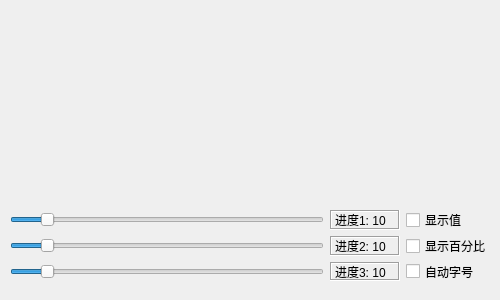
<?xml version="1.0" encoding="UTF-8"?>
<ui version="4.0">
 <class>frmProgressThree</class>
 <widget class="QWidget" name="frmProgressThree">
  <property name="geometry">
   <rect>
    <x>0</x>
    <y>0</y>
    <width>500</width>
    <height>300</height>
   </rect>
  </property>
  <property name="windowTitle">
   <string>Form</string>
  </property>
  <widget class="ProgressThree" name="progressThree1" native="true">
   <property name="geometry">
    <rect>
     <x>10</x>
     <y>10</y>
     <width>481</width>
     <height>41</height>
    </rect>
   </property>
  </widget>
  <widget class="ProgressThree" name="progressThree2" native="true">
   <property name="geometry">
    <rect>
     <x>10</x>
     <y>60</y>
     <width>481</width>
     <height>41</height>
    </rect>
   </property>
  </widget>
  <widget class="ProgressThree" name="progressThree3" native="true">
   <property name="geometry">
    <rect>
     <x>10</x>
     <y>110</y>
     <width>481</width>
     <height>41</height>
    </rect>
   </property>
  </widget>
  <widget class="ProgressThree" name="progressThree4" native="true">
   <property name="geometry">
    <rect>
     <x>10</x>
     <y>160</y>
     <width>481</width>
     <height>41</height>
    </rect>
   </property>
  </widget>
  <widget class="QWidget" name="layoutWidget">
   <property name="geometry">
    <rect>
     <x>10</x>
     <y>210</y>
     <width>481</width>
     <height>71</height>
    </rect>
   </property>
   <layout class="QGridLayout" name="gridLayout">
    <item row="0" column="0">
     <widget class="QSlider" name="horizontalSlider1">
      <property name="maximum">
       <number>100</number>
      </property>
      <property name="value">
       <number>10</number>
      </property>
      <property name="orientation">
       <enum>Qt::Horizontal</enum>
      </property>
     </widget>
    </item>
    <item row="0" column="2">
     <widget class="QCheckBox" name="ckShowValue">
      <property name="text">
       <string>显示值</string>
      </property>
     </widget>
    </item>
    <item row="1" column="0">
     <widget class="QSlider" name="horizontalSlider2">
      <property name="maximum">
       <number>100</number>
      </property>
      <property name="value">
       <number>10</number>
      </property>
      <property name="orientation">
       <enum>Qt::Horizontal</enum>
      </property>
     </widget>
    </item>
    <item row="1" column="2">
     <widget class="QCheckBox" name="ckShowPercent">
      <property name="text">
       <string>显示百分比</string>
      </property>
     </widget>
    </item>
    <item row="2" column="0">
     <widget class="QSlider" name="horizontalSlider3">
      <property name="maximum">
       <number>100</number>
      </property>
      <property name="value">
       <number>10</number>
      </property>
      <property name="orientation">
       <enum>Qt::Horizontal</enum>
      </property>
     </widget>
    </item>
    <item row="2" column="2">
     <widget class="QCheckBox" name="ckAutoFont">
      <property name="text">
       <string>自动字号</string>
      </property>
     </widget>
    </item>
    <item row="0" column="1">
     <widget class="QLabel" name="labValue1">
      <property name="minimumSize">
       <size>
        <width>70</width>
        <height>0</height>
       </size>
      </property>
      <property name="frameShape">
       <enum>QFrame::Box</enum>
      </property>
      <property name="frameShadow">
       <enum>QFrame::Sunken</enum>
      </property>
      <property name="text">
       <string>进度1: 10</string>
      </property>
     </widget>
    </item>
    <item row="1" column="1">
     <widget class="QLabel" name="labValue2">
      <property name="frameShape">
       <enum>QFrame::Box</enum>
      </property>
      <property name="frameShadow">
       <enum>QFrame::Sunken</enum>
      </property>
      <property name="text">
       <string>进度2: 10</string>
      </property>
     </widget>
    </item>
    <item row="2" column="1">
     <widget class="QLabel" name="labValue3">
      <property name="frameShape">
       <enum>QFrame::Box</enum>
      </property>
      <property name="frameShadow">
       <enum>QFrame::Sunken</enum>
      </property>
      <property name="text">
       <string>进度3: 10</string>
      </property>
     </widget>
    </item>
   </layout>
  </widget>
 </widget>
 <customwidgets>
  <customwidget>
   <class>ProgressThree</class>
   <extends>QWidget</extends>
   <header>progressthree.h</header>
   <container>1</container>
  </customwidget>
 </customwidgets>
 <resources/>
 <connections/>
</ui>
